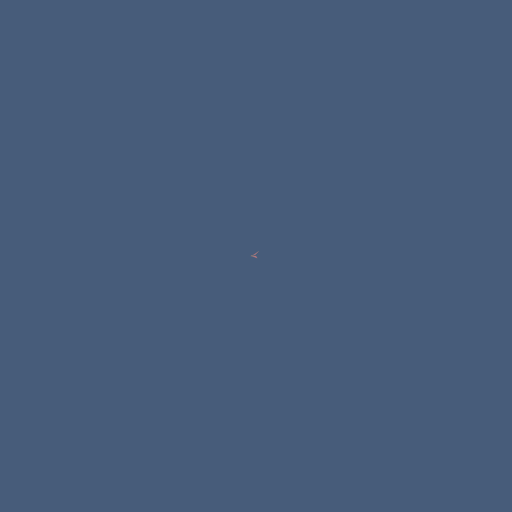
Frame 1 (no input)
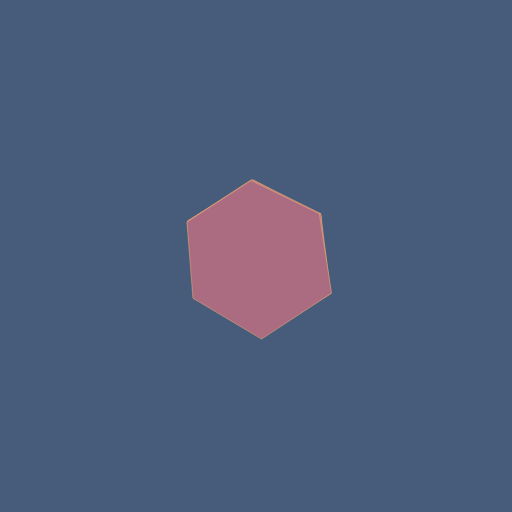
Frame 60 (no input)
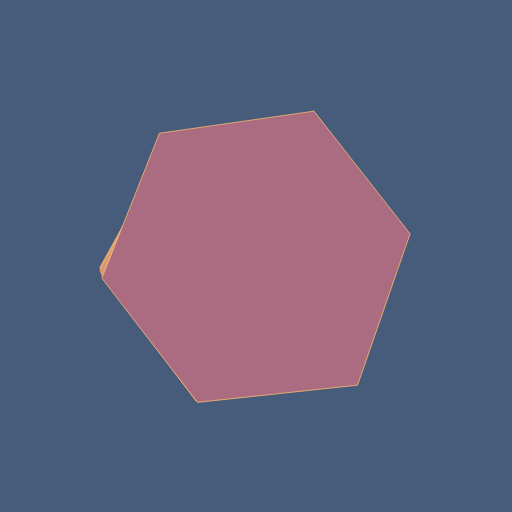
Frame 120 (the mouse pressed at the canvas centre since frame 60)

The p5.js sketch that drew these frames (run headless with seeded random() and noise() and a simulated clock; from frame 60 on, the mouse is pressed at the canvas centre):

// p5.js sketch
// ── sketch.js
const canvas_w = 512;
const canvas_h = 512;

let shape;
let angle = 0;

let bg_color = "#475C7A"
let fill_color = "#AB6C82"

function setup() {
  createCanvas(canvas_w, canvas_h);
  
  background(bg_color);
  fill(fill_color);
  stroke("#FCBB6D");

  shape = new Shape(0, 0, 0, random([4, 5, 6, 8]));
}


function draw() {
  translate(width / 2, height / 2);
  rotate(angle);
  angle -= 0.01;

  shape.update();
  shape.draw();

  if (shape.has_grown && shape.r > width * 0.9) {
    [bg_color, fill_color] = [fill_color, bg_color];

    background(bg_color);
    fill(fill_color);

    shape = new Shape(0, 0, 0, random([4, 5, 6, 8]));
  }
}


class Shape {
  constructor(x, y, r, n_pts) {
    this.p = createVector(x, y);
    this.r = r;
    this.dr = 1.3;
    this.min_r = 0;
    this.max_r = width / 2.2;

    this.off = 0.1;
    this.noise_min = -15;
    this.noise_max = 15;

    this.n_pts = n_pts;
    this.noise_locs = [];
    this.set_noise_locs();

    this.pts = [];
    this.update();

    this.has_grown = false;
  }

  set_noise_locs() {
    this.noise_locs = [];
    for (let i = 0; i < this.n_pts; i++) {
      this.noise_locs.push(random(100));
    }
  }

  update() {
    this.r += this.dr;
    if (this.r > this.max_r && !this.has_grown) {
      this.has_grown = true;
      this.dr *= -1;
    } else if (this.r < this.min_r) {
      this.dr *= -1;
    }

    if (this.r < this.min_r) {
      this.n_pts = random([4, 5, 6, 8]);
      this.set_noise_locs();
    }

    this.pts = [];
    const step = TWO_PI / this.n_pts;
    for (let i = 0; i < this.n_pts; i++) {
      const a = i * step;

      let dr = noise(this.noise_locs[i]);
      dr = map(dr, 0, 1, this.noise_min, this.noise_max);
      const r = this.r + dr;

      const x = this.p.x + cos(a) * r;
      const y = this.p.y + sin(a) * r;

      const pt = createVector(x, y);
      this.pts.push(pt);

      this.noise_locs[i] += this.off;
    }
  }

  draw() {
    push();
    const wt = map(this.r, this.min_r, this.max_r, 0.1, 1);
    strokeWeight(wt);

    beginShape();
    for (const pt of this.pts) {
      vertex(pt.x, pt.y);
    }
    endShape(CLOSE);
    pop();
  }
}
